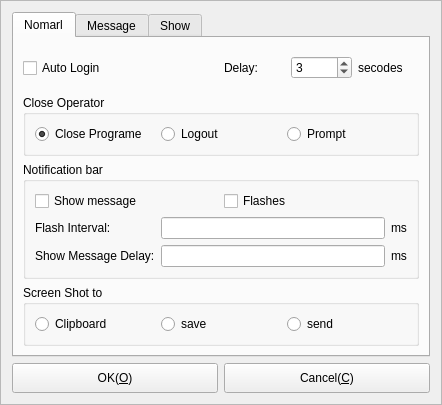
<?xml version="1.0" encoding="UTF-8"?>
<ui version="4.0">
 <class>CFrmOptions</class>
 <widget class="QFrame" name="CFrmOptions">
  <property name="geometry">
   <rect>
    <x>0</x>
    <y>0</y>
    <width>442</width>
    <height>405</height>
   </rect>
  </property>
  <property name="windowTitle">
   <string>Options</string>
  </property>
  <property name="frameShape">
   <enum>QFrame::StyledPanel</enum>
  </property>
  <property name="frameShadow">
   <enum>QFrame::Raised</enum>
  </property>
  <layout class="QVBoxLayout" name="verticalLayout">
   <item>
    <widget class="QTabWidget" name="Message">
     <property name="currentIndex">
      <number>0</number>
     </property>
     <widget class="QWidget" name="Nomarl">
      <attribute name="title">
       <string>Nomarl</string>
      </attribute>
      <layout class="QGridLayout" name="gridLayout_9">
       <item row="0" column="0">
        <layout class="QHBoxLayout" name="horizontalLayout_10">
         <item>
          <widget class="QCheckBox" name="cbAutoLogin">
           <property name="sizePolicy">
            <sizepolicy hsizetype="Preferred" vsizetype="Fixed">
             <horstretch>0</horstretch>
             <verstretch>0</verstretch>
            </sizepolicy>
           </property>
           <property name="text">
            <string>Auto Login</string>
           </property>
          </widget>
         </item>
         <item>
          <layout class="QHBoxLayout" name="horizontalLayout_9">
           <item>
            <widget class="QLabel" name="label_6">
             <property name="text">
              <string>Delay:</string>
             </property>
             <property name="wordWrap">
              <bool>true</bool>
             </property>
            </widget>
           </item>
           <item>
            <widget class="QSpinBox" name="sbDelayTime">
             <property name="sizePolicy">
              <sizepolicy hsizetype="Preferred" vsizetype="Fixed">
               <horstretch>0</horstretch>
               <verstretch>0</verstretch>
              </sizepolicy>
             </property>
             <property name="value">
              <number>3</number>
             </property>
            </widget>
           </item>
           <item>
            <widget class="QLabel" name="label_5">
             <property name="text">
              <string>secodes</string>
             </property>
             <property name="wordWrap">
              <bool>true</bool>
             </property>
            </widget>
           </item>
          </layout>
         </item>
        </layout>
       </item>
       <item row="1" column="0">
        <widget class="QGroupBox" name="groupBox_6">
         <property name="title">
          <string>Close Operator</string>
         </property>
         <layout class="QGridLayout" name="gridLayout_8">
          <item row="0" column="0">
           <widget class="QRadioButton" name="rBtnClosePrograme">
            <property name="text">
             <string>Close Programe</string>
            </property>
            <property name="checked">
             <bool>true</bool>
            </property>
           </widget>
          </item>
          <item row="0" column="1">
           <widget class="QRadioButton" name="rBtnLogout">
            <property name="text">
             <string>Logout</string>
            </property>
           </widget>
          </item>
          <item row="0" column="2">
           <widget class="QRadioButton" name="tBtnPrompt">
            <property name="text">
             <string>Prompt</string>
            </property>
           </widget>
          </item>
         </layout>
        </widget>
       </item>
       <item row="2" column="0">
        <widget class="QGroupBox" name="groupBox">
         <property name="sizePolicy">
          <sizepolicy hsizetype="Preferred" vsizetype="Preferred">
           <horstretch>0</horstretch>
           <verstretch>0</verstretch>
          </sizepolicy>
         </property>
         <property name="minimumSize">
          <size>
           <width>0</width>
           <height>50</height>
          </size>
         </property>
         <property name="title">
          <string>Notification bar</string>
         </property>
         <layout class="QGridLayout" name="gridLayout_2">
          <item row="1" column="0">
           <layout class="QHBoxLayout" name="horizontalLayout_2">
            <item>
             <widget class="QLabel" name="label">
              <property name="sizePolicy">
               <sizepolicy hsizetype="Preferred" vsizetype="Preferred">
                <horstretch>0</horstretch>
                <verstretch>0</verstretch>
               </sizepolicy>
              </property>
              <property name="minimumSize">
               <size>
                <width>120</width>
                <height>0</height>
               </size>
              </property>
              <property name="text">
               <string>Flash Interval: </string>
              </property>
              <property name="scaledContents">
               <bool>false</bool>
              </property>
              <property name="wordWrap">
               <bool>true</bool>
              </property>
             </widget>
            </item>
            <item>
             <widget class="QLineEdit" name="txtFlashInterval">
              <property name="sizePolicy">
               <sizepolicy hsizetype="Expanding" vsizetype="Fixed">
                <horstretch>0</horstretch>
                <verstretch>0</verstretch>
               </sizepolicy>
              </property>
             </widget>
            </item>
            <item>
             <widget class="QLabel" name="label_2">
              <property name="text">
               <string>ms</string>
              </property>
              <property name="wordWrap">
               <bool>true</bool>
              </property>
             </widget>
            </item>
           </layout>
          </item>
          <item row="2" column="0">
           <layout class="QHBoxLayout" name="horizontalLayout_4">
            <item>
             <widget class="QLabel" name="label_4">
              <property name="sizePolicy">
               <sizepolicy hsizetype="Preferred" vsizetype="Preferred">
                <horstretch>0</horstretch>
                <verstretch>0</verstretch>
               </sizepolicy>
              </property>
              <property name="minimumSize">
               <size>
                <width>120</width>
                <height>0</height>
               </size>
              </property>
              <property name="text">
               <string>Show Message Delay:</string>
              </property>
              <property name="wordWrap">
               <bool>true</bool>
              </property>
             </widget>
            </item>
            <item>
             <widget class="QLineEdit" name="txtShowMessageDelay">
              <property name="sizePolicy">
               <sizepolicy hsizetype="Expanding" vsizetype="Fixed">
                <horstretch>0</horstretch>
                <verstretch>0</verstretch>
               </sizepolicy>
              </property>
             </widget>
            </item>
            <item>
             <widget class="QLabel" name="label_3">
              <property name="text">
               <string>ms</string>
              </property>
              <property name="wordWrap">
               <bool>true</bool>
              </property>
             </widget>
            </item>
           </layout>
          </item>
          <item row="0" column="0">
           <layout class="QHBoxLayout" name="horizontalLayout_3">
            <item>
             <widget class="QCheckBox" name="cbNotificationShowMessage">
              <property name="sizePolicy">
               <sizepolicy hsizetype="Preferred" vsizetype="Preferred">
                <horstretch>0</horstretch>
                <verstretch>0</verstretch>
               </sizepolicy>
              </property>
              <property name="text">
               <string>Show message</string>
              </property>
             </widget>
            </item>
            <item>
             <widget class="QCheckBox" name="cbNotificationFlash">
              <property name="sizePolicy">
               <sizepolicy hsizetype="Preferred" vsizetype="Preferred">
                <horstretch>0</horstretch>
                <verstretch>0</verstretch>
               </sizepolicy>
              </property>
              <property name="text">
               <string>Flashes</string>
              </property>
             </widget>
            </item>
           </layout>
          </item>
         </layout>
        </widget>
       </item>
       <item row="3" column="0">
        <widget class="QGroupBox" name="groupBox_5">
         <property name="sizePolicy">
          <sizepolicy hsizetype="Preferred" vsizetype="Preferred">
           <horstretch>0</horstretch>
           <verstretch>0</verstretch>
          </sizepolicy>
         </property>
         <property name="title">
          <string>Screen Shot to</string>
         </property>
         <layout class="QGridLayout" name="gridLayout">
          <item row="0" column="0">
           <widget class="QRadioButton" name="rBtn_clipboard">
            <property name="sizePolicy">
             <sizepolicy hsizetype="Preferred" vsizetype="Preferred">
              <horstretch>0</horstretch>
              <verstretch>0</verstretch>
             </sizepolicy>
            </property>
            <property name="text">
             <string>Clipboard</string>
            </property>
           </widget>
          </item>
          <item row="0" column="1">
           <widget class="QRadioButton" name="rBtn_save">
            <property name="sizePolicy">
             <sizepolicy hsizetype="Preferred" vsizetype="Preferred">
              <horstretch>0</horstretch>
              <verstretch>0</verstretch>
             </sizepolicy>
            </property>
            <property name="text">
             <string>save</string>
            </property>
           </widget>
          </item>
          <item row="0" column="2">
           <widget class="QRadioButton" name="rBtn_send">
            <property name="sizePolicy">
             <sizepolicy hsizetype="Preferred" vsizetype="Preferred">
              <horstretch>0</horstretch>
              <verstretch>0</verstretch>
             </sizepolicy>
            </property>
            <property name="text">
             <string>send</string>
            </property>
           </widget>
          </item>
         </layout>
        </widget>
       </item>
      </layout>
     </widget>
     <widget class="QWidget" name="Message">
      <attribute name="title">
       <string>Message</string>
      </attribute>
      <layout class="QGridLayout" name="gridLayout_10">
       <item row="0" column="0">
        <widget class="QCheckBox" name="cbMessageSound">
         <property name="sizePolicy">
          <sizepolicy hsizetype="Preferred" vsizetype="Preferred">
           <horstretch>0</horstretch>
           <verstretch>0</verstretch>
          </sizepolicy>
         </property>
         <property name="text">
          <string>Receiving a message alert tone</string>
         </property>
        </widget>
       </item>
       <item row="1" column="0">
        <widget class="QGroupBox" name="gBSendMessage">
         <property name="title">
          <string>Send Message</string>
         </property>
         <layout class="QGridLayout" name="gridLayout_5">
          <item row="0" column="0">
           <widget class="QRadioButton" name="rBtnCTRLENTER">
            <property name="sizePolicy">
             <sizepolicy hsizetype="Preferred" vsizetype="Fixed">
              <horstretch>0</horstretch>
              <verstretch>0</verstretch>
             </sizepolicy>
            </property>
            <property name="text">
             <string>CTRL+ENTER</string>
            </property>
            <property name="checked">
             <bool>true</bool>
            </property>
           </widget>
          </item>
          <item row="0" column="1">
           <widget class="QRadioButton" name="rbtnENTER">
            <property name="sizePolicy">
             <sizepolicy hsizetype="Preferred" vsizetype="Fixed">
              <horstretch>0</horstretch>
              <verstretch>0</verstretch>
             </sizepolicy>
            </property>
            <property name="text">
             <string>ENTER</string>
            </property>
            <property name="checked">
             <bool>false</bool>
            </property>
           </widget>
          </item>
         </layout>
        </widget>
       </item>
      </layout>
     </widget>
     <widget class="QWidget" name="Show">
      <attribute name="title">
       <string>Show</string>
      </attribute>
      <layout class="QGridLayout" name="gridLayout_7">
       <item row="0" column="0">
        <widget class="QGroupBox" name="groupBox_2">
         <property name="sizePolicy">
          <sizepolicy hsizetype="Preferred" vsizetype="Fixed">
           <horstretch>0</horstretch>
           <verstretch>0</verstretch>
          </sizepolicy>
         </property>
         <property name="minimumSize">
          <size>
           <width>0</width>
           <height>50</height>
          </size>
         </property>
         <property name="title">
          <string>Show User Name</string>
         </property>
         <layout class="QGridLayout" name="gridLayout_3">
          <item row="0" column="0">
           <widget class="QRadioButton" name="rbJID">
            <property name="text">
             <string>JID</string>
            </property>
           </widget>
          </item>
          <item row="0" column="1">
           <widget class="QRadioButton" name="rbName">
            <property name="text">
             <string>Name</string>
            </property>
            <property name="checked">
             <bool>true</bool>
            </property>
           </widget>
          </item>
          <item row="0" column="2">
           <widget class="QRadioButton" name="rbNick">
            <property name="acceptDrops">
             <bool>false</bool>
            </property>
            <property name="text">
             <string>Nick</string>
            </property>
            <property name="checked">
             <bool>false</bool>
            </property>
           </widget>
          </item>
         </layout>
        </widget>
       </item>
       <item row="1" column="0">
        <widget class="QGroupBox" name="groupBox_3">
         <property name="sizePolicy">
          <sizepolicy hsizetype="Preferred" vsizetype="Fixed">
           <horstretch>0</horstretch>
           <verstretch>0</verstretch>
          </sizepolicy>
         </property>
         <property name="minimumSize">
          <size>
           <width>0</width>
           <height>100</height>
          </size>
         </property>
         <property name="maximumSize">
          <size>
           <width>16777215</width>
           <height>16777215</height>
          </size>
         </property>
         <property name="title">
          <string>User color</string>
         </property>
         <layout class="QGridLayout" name="gridLayout_4">
          <item row="0" column="0">
           <layout class="QHBoxLayout" name="horizontalLayout_6">
            <item>
             <widget class="QLabel" name="lbLocalUserColor">
              <property name="text">
               <string>Locale user color:</string>
              </property>
              <property name="wordWrap">
               <bool>true</bool>
              </property>
             </widget>
            </item>
            <item>
             <widget class="QPushButton" name="pbLocalUserColor">
              <property name="sizePolicy">
               <sizepolicy hsizetype="Preferred" vsizetype="Preferred">
                <horstretch>0</horstretch>
                <verstretch>0</verstretch>
               </sizepolicy>
              </property>
              <property name="minimumSize">
               <size>
                <width>0</width>
                <height>30</height>
               </size>
              </property>
              <property name="text">
               <string>Select color(&amp;S)</string>
              </property>
             </widget>
            </item>
           </layout>
          </item>
          <item row="1" column="0">
           <layout class="QHBoxLayout" name="horizontalLayout_5">
            <item>
             <widget class="QLabel" name="lbRosterColor">
              <property name="text">
               <string>Roster color:</string>
              </property>
              <property name="wordWrap">
               <bool>true</bool>
              </property>
             </widget>
            </item>
            <item>
             <widget class="QPushButton" name="pbRosterColor">
              <property name="sizePolicy">
               <sizepolicy hsizetype="Preferred" vsizetype="Preferred">
                <horstretch>0</horstretch>
                <verstretch>0</verstretch>
               </sizepolicy>
              </property>
              <property name="minimumSize">
               <size>
                <width>0</width>
                <height>30</height>
               </size>
              </property>
              <property name="text">
               <string>Select color(&amp;S)</string>
              </property>
             </widget>
            </item>
           </layout>
          </item>
         </layout>
        </widget>
       </item>
       <item row="2" column="0">
        <widget class="QGroupBox" name="groupBox_4">
         <property name="sizePolicy">
          <sizepolicy hsizetype="Preferred" vsizetype="Fixed">
           <horstretch>0</horstretch>
           <verstretch>0</verstretch>
          </sizepolicy>
         </property>
         <property name="minimumSize">
          <size>
           <width>0</width>
           <height>90</height>
          </size>
         </property>
         <property name="maximumSize">
          <size>
           <width>16777215</width>
           <height>16777215</height>
          </size>
         </property>
         <property name="title">
          <string>Message color</string>
         </property>
         <layout class="QGridLayout" name="gridLayout_6">
          <item row="0" column="0">
           <layout class="QHBoxLayout" name="horizontalLayout_7">
            <item>
             <widget class="QLabel" name="lbLocalUserMessageColor">
              <property name="text">
               <string>Locale user message color:</string>
              </property>
              <property name="wordWrap">
               <bool>true</bool>
              </property>
             </widget>
            </item>
            <item>
             <widget class="QPushButton" name="pbLocalUserMessageColor">
              <property name="sizePolicy">
               <sizepolicy hsizetype="Preferred" vsizetype="Preferred">
                <horstretch>0</horstretch>
                <verstretch>0</verstretch>
               </sizepolicy>
              </property>
              <property name="minimumSize">
               <size>
                <width>0</width>
                <height>30</height>
               </size>
              </property>
              <property name="text">
               <string>Select color(&amp;S)</string>
              </property>
             </widget>
            </item>
           </layout>
          </item>
          <item row="1" column="0">
           <layout class="QHBoxLayout" name="horizontalLayout_8">
            <item>
             <widget class="QLabel" name="lbRosterMessageColor">
              <property name="text">
               <string>Roster message color:</string>
              </property>
              <property name="wordWrap">
               <bool>true</bool>
              </property>
             </widget>
            </item>
            <item>
             <widget class="QPushButton" name="pbRosterMessageColor">
              <property name="sizePolicy">
               <sizepolicy hsizetype="Preferred" vsizetype="Preferred">
                <horstretch>0</horstretch>
                <verstretch>0</verstretch>
               </sizepolicy>
              </property>
              <property name="minimumSize">
               <size>
                <width>0</width>
                <height>30</height>
               </size>
              </property>
              <property name="text">
               <string>Select color(&amp;S)</string>
              </property>
             </widget>
            </item>
           </layout>
          </item>
          <item row="2" column="0">
           <layout class="QHBoxLayout" name="horizontalLayout_11">
            <item>
             <widget class="QLabel" name="lbUnreadMessageCountColor">
              <property name="text">
               <string>Unread message count color:</string>
              </property>
              <property name="wordWrap">
               <bool>true</bool>
              </property>
             </widget>
            </item>
            <item>
             <widget class="QPushButton" name="pbUnreadMessageCountColor">
              <property name="sizePolicy">
               <sizepolicy hsizetype="Preferred" vsizetype="Preferred">
                <horstretch>0</horstretch>
                <verstretch>0</verstretch>
               </sizepolicy>
              </property>
              <property name="minimumSize">
               <size>
                <width>0</width>
                <height>30</height>
               </size>
              </property>
              <property name="text">
               <string>Select color(&amp;S)</string>
              </property>
             </widget>
            </item>
           </layout>
          </item>
         </layout>
        </widget>
       </item>
      </layout>
     </widget>
    </widget>
   </item>
   <item>
    <layout class="QHBoxLayout" name="horizontalLayout">
     <item>
      <widget class="QPushButton" name="pbOK">
       <property name="sizePolicy">
        <sizepolicy hsizetype="Preferred" vsizetype="Fixed">
         <horstretch>0</horstretch>
         <verstretch>0</verstretch>
        </sizepolicy>
       </property>
       <property name="minimumSize">
        <size>
         <width>80</width>
         <height>30</height>
        </size>
       </property>
       <property name="maximumSize">
        <size>
         <width>16777215</width>
         <height>16777215</height>
        </size>
       </property>
       <property name="text">
        <string>OK(&amp;O)</string>
       </property>
       <property name="icon">
        <iconset resource="../../Resource/Resource.qrc">
         <normaloff>:/icon/Accept</normaloff>:/icon/Accept</iconset>
       </property>
      </widget>
     </item>
     <item>
      <widget class="QPushButton" name="pbCancel">
       <property name="sizePolicy">
        <sizepolicy hsizetype="Preferred" vsizetype="Fixed">
         <horstretch>0</horstretch>
         <verstretch>0</verstretch>
        </sizepolicy>
       </property>
       <property name="minimumSize">
        <size>
         <width>80</width>
         <height>30</height>
        </size>
       </property>
       <property name="maximumSize">
        <size>
         <width>16777215</width>
         <height>16777215</height>
        </size>
       </property>
       <property name="text">
        <string>Cancel(&amp;C)</string>
       </property>
       <property name="icon">
        <iconset resource="../../Resource/Resource.qrc">
         <normaloff>:/icon/Cancel</normaloff>:/icon/Cancel</iconset>
       </property>
      </widget>
     </item>
    </layout>
   </item>
  </layout>
 </widget>
 <tabstops>
  <tabstop>rbJID</tabstop>
  <tabstop>rbName</tabstop>
  <tabstop>rbNick</tabstop>
  <tabstop>pbLocalUserColor</tabstop>
  <tabstop>pbRosterColor</tabstop>
  <tabstop>pbLocalUserMessageColor</tabstop>
  <tabstop>pbRosterMessageColor</tabstop>
  <tabstop>pbUnreadMessageCountColor</tabstop>
  <tabstop>pbOK</tabstop>
  <tabstop>pbCancel</tabstop>
  <tabstop>Message</tabstop>
  <tabstop>cbAutoLogin</tabstop>
  <tabstop>sbDelayTime</tabstop>
  <tabstop>cbNotificationShowMessage</tabstop>
  <tabstop>cbNotificationFlash</tabstop>
  <tabstop>txtFlashInterval</tabstop>
  <tabstop>txtShowMessageDelay</tabstop>
  <tabstop>rBtn_clipboard</tabstop>
  <tabstop>rBtn_save</tabstop>
  <tabstop>rBtn_send</tabstop>
 </tabstops>
 <resources>
  <include location="../../Resource/Resource.qrc"/>
 </resources>
 <connections/>
</ui>
